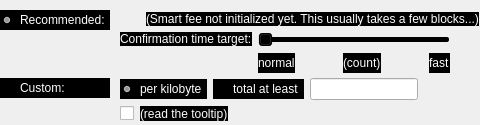
         <widget class="QFrame" name="frameFeeSelection">
          <layout class="QVBoxLayout" name="verticalLayoutFee12">
           <property name="spacing">
            <number>0</number>
           </property>
           <property name="leftMargin">
            <number>0</number>
           </property>
           <property name="topMargin">
            <number>0</number>
           </property>
           <property name="rightMargin">
            <number>0</number>
           </property>
           <property name="bottomMargin">
            <number>0</number>
           </property>
           <item>
            <layout class="QGridLayout" name="gridLayoutFee">
             <property name="topMargin">
              <number>10</number>
             </property>
             <property name="bottomMargin">
              <number>4</number>
             </property>
             <property name="horizontalSpacing">
              <number>10</number>
             </property>
             <property name="verticalSpacing">
              <number>4</number>
             </property>
             <item row="1" column="1">
              <layout class="QVBoxLayout" name="verticalLayoutFee8">
               <property name="spacing">
                <number>6</number>
               </property>
               <item>
                <layout class="QHBoxLayout" name="horizontalLayoutFee13">
                 <item>
                  <widget class="QRadioButton" name="radioCustomPerKilobyte">
                   <property name="toolTip">
                    <string>If the custom fee is set to 1000 duffs and the transaction is only 250 bytes, then &quot;per kilobyte&quot; only pays 250 duffs in fee,&lt;br /&gt;while &quot;at least&quot; pays 1000 duffs. For transactions bigger than a kilobyte both pay by kilobyte.</string>
                   </property>
                   <property name="styleSheet">
                    <string notr="true">color: rgb(255, 255, 255);
background-color: rgb(0, 0, 0);</string>
                   </property>
                   <property name="text">
                    <string>per kilobyte</string>
                   </property>
                   <property name="checked">
                    <bool>true</bool>
                   </property>
                   <attribute name="buttonGroup">
                    <string notr="true">groupCustomFee</string>
                   </attribute>
                  </widget>
                 </item>
                 <item>
                  <widget class="QRadioButton" name="radioCustomAtLeast">
                   <property name="toolTip">
                    <string>If the custom fee is set to 1000 duffs and the transaction is only 250 bytes, then &quot;per kilobyte&quot; only pays 250 duffs in fee,&lt;br /&gt;while &quot;total at least&quot; pays 1000 duffs. For transactions bigger than a kilobyte both pay by kilobyte.</string>
                   </property>
                   <property name="styleSheet">
                    <string notr="true">color: rgb(255, 255, 255);
background-color: rgb(0, 0, 0);</string>
                   </property>
                   <property name="text">
                    <string>total at least</string>
                   </property>
                   <attribute name="buttonGroup">
                    <string notr="true">groupCustomFee</string>
                   </attribute>
                  </widget>
                 </item>
                 <item>
                  <widget class="BitcoinAmountField" name="customFee"/>
                 </item>
                 <item>
                  <spacer name="horizontalSpacer_6">
                   <property name="orientation">
                    <enum>Qt::Horizontal</enum>
                   </property>
                   <property name="sizeHint" stdset="0">
                    <size>
                     <width>1</width>
                     <height>1</height>
                    </size>
                   </property>
                  </spacer>
                 </item>
                </layout>
               </item>
               <item>
                <layout class="QHBoxLayout" name="horizontalLayoutFee8">
                 <item>
                  <widget class="QCheckBox" name="checkBoxMinimumFee">
                   <property name="toolTip">
                    <string>Paying only the minimum fee is just fine as long as there is less transaction volume than space in the blocks.&lt;br /&gt;But be aware that this can end up in a never confirming transaction once there is more demand for HTH transactions than the network can process.</string>
                   </property>
                   <property name="text">
                    <string/>
                   </property>
                  </widget>
                 </item>
                 <item>
                  <widget class="QLabel" name="labelMinFeeWarning">
                   <property name="enabled">
                    <bool>true</bool>
                   </property>
                   <property name="toolTip">
                    <string>Paying only the minimum fee is just fine as long as there is less transaction volume than space in the blocks.&lt;br /&gt;But be aware that this can end up in a never confirming transaction once there is more demand for HTH transactions than the network can process.</string>
                   </property>
                   <property name="styleSheet">
                    <string notr="true">color: rgb(255, 255, 255);
background-color: rgb(0, 0, 0);</string>
                   </property>
                   <property name="text">
                    <string>(read the tooltip)</string>
                   </property>
                   <property name="margin">
                    <number>5</number>
                   </property>
                  </widget>
                 </item>
                 <item>
                  <spacer name="horizontalSpacer_2">
                   <property name="orientation">
                    <enum>Qt::Horizontal</enum>
                   </property>
                   <property name="sizeHint" stdset="0">
                    <size>
                     <width>1</width>
                     <height>1</height>
                    </size>
                   </property>
                  </spacer>
                 </item>
                </layout>
               </item>
              </layout>
             </item>
             <item row="0" column="0">
              <layout class="QVBoxLayout" name="verticalLayoutFee4" stretch="0,1">
               <item>
                <widget class="QRadioButton" name="radioSmartFee">
                 <property name="styleSheet">
                  <string notr="true">color: rgb(255, 255, 255);
background-color: rgb(0, 0, 0);</string>
                 </property>
                 <property name="text">
                  <string>Recommended:</string>
                 </property>
                 <property name="checked">
                  <bool>true</bool>
                 </property>
                 <attribute name="buttonGroup">
                  <string notr="true">groupFee</string>
                 </attribute>
                </widget>
               </item>
               <item>
                <spacer name="verticalSpacer_2">
                 <property name="orientation">
                  <enum>Qt::Vertical</enum>
                 </property>
                 <property name="sizeHint" stdset="0">
                  <size>
                   <width>1</width>
                   <height>1</height>
                  </size>
                 </property>
                </spacer>
               </item>
              </layout>
             </item>
             <item row="1" column="0">
              <layout class="QVBoxLayout" name="verticalLayoutFee9" stretch="0,1">
               <item>
                <widget class="QRadioButton" name="radioCustomFee">
                 <property name="styleSheet">
                  <string notr="true">color: rgb(255, 255, 255);
background-color: rgb(0, 0, 0);</string>
                 </property>
                 <property name="text">
                  <string>Custom:</string>
                 </property>
                 <attribute name="buttonGroup">
                  <string notr="true">groupFee</string>
                 </attribute>
                </widget>
               </item>
               <item>
                <spacer name="verticalSpacer_6">
                 <property name="orientation">
                  <enum>Qt::Vertical</enum>
                 </property>
                 <property name="sizeHint" stdset="0">
                  <size>
                   <width>1</width>
                   <height>1</height>
                  </size>
                 </property>
                </spacer>
               </item>
              </layout>
             </item>
             <item row="0" column="1">
              <layout class="QVBoxLayout" name="verticalLayoutFee3" stretch="0,0,1">
               <property name="spacing">
                <number>6</number>
               </property>
               <property name="topMargin">
                <number>2</number>
               </property>
               <item>
                <layout class="QHBoxLayout" name="horizontalLayoutFee12">
                 <item>
                  <widget class="QLabel" name="labelSmartFee">
                   <property name="text">
                    <string/>
                   </property>
                   <property name="margin">
                    <number>2</number>
                   </property>
                  </widget>
                 </item>
                 <item>
                  <widget class="QLabel" name="labelFeeEstimation">
                   <property name="text">
                    <string/>
                   </property>
                  </widget>
                 </item>
                 <item>
                  <widget class="QLabel" name="labelSmartFee2">
                   <property name="styleSheet">
                    <string notr="true">color: rgb(255, 255, 255);
background-color: rgb(0, 0, 0);</string>
                   </property>
                   <property name="text">
                    <string>(Smart fee not initialized yet. This usually takes a few blocks...)</string>
                   </property>
                   <property name="margin">
                    <number>2</number>
                   </property>
                  </widget>
                 </item>
                 <item>
                  <spacer name="horizontalSpacer_5">
                   <property name="orientation">
                    <enum>Qt::Horizontal</enum>
                   </property>
                   <property name="sizeHint" stdset="0">
                    <size>
                     <width>1</width>
                     <height>1</height>
                    </size>
                   </property>
                  </spacer>
                 </item>
                </layout>
               </item>
               <item>
                <layout class="QHBoxLayout" name="horizontalLayoutFee9">
                 <item>
                  <layout class="QVBoxLayout" name="verticalLayoutFee6">
                   <item>
                    <widget class="QLabel" name="labelSmartFee3">
                     <property name="styleSheet">
                      <string notr="true">color: rgb(255, 255, 255);
background-color: rgb(0, 0, 0);</string>
                     </property>
                     <property name="text">
                      <string>Confirmation time target:</string>
                     </property>
                     <property name="margin">
                      <number>2</number>
                     </property>
                    </widget>
                   </item>
                   <item>
                    <spacer name="verticalSpacer_3">
                     <property name="orientation">
                      <enum>Qt::Vertical</enum>
                     </property>
                     <property name="sizeHint" stdset="0">
                      <size>
                       <width>1</width>
                       <height>1</height>
                      </size>
                     </property>
                    </spacer>
                   </item>
                  </layout>
                 </item>
                 <item>
                  <layout class="QVBoxLayout" name="verticalLayoutFee5">
                   <property name="rightMargin">
                    <number>30</number>
                   </property>
                   <item>
                    <widget class="QSlider" name="sliderSmartFee">
                     <property name="palette">
                      <palette>
                       <active>
                        <colorrole role="WindowText">
                         <brush brushstyle="SolidPattern">
                          <color alpha="255">
                           <red>255</red>
                           <green>255</green>
                           <blue>255</blue>
                          </color>
                         </brush>
                        </colorrole>
                        <colorrole role="Button">
                         <brush brushstyle="SolidPattern">
                          <color alpha="255">
                           <red>0</red>
                           <green>0</green>
                           <blue>0</blue>
                          </color>
                         </brush>
                        </colorrole>
                        <colorrole role="Light">
                         <brush brushstyle="SolidPattern">
                          <color alpha="255">
                           <red>97</red>
                           <green>255</green>
                           <blue>235</blue>
                          </color>
                         </brush>
                        </colorrole>
                        <colorrole role="Midlight">
                         <brush brushstyle="SolidPattern">
                          <color alpha="255">
                           <red>74</red>
                           <green>221</green>
                           <blue>202</blue>
                          </color>
                         </brush>
                        </colorrole>
                        <colorrole role="Dark">
                         <brush brushstyle="SolidPattern">
                          <color alpha="255">
                           <red>26</red>
                           <green>94</green>
                           <blue>85</blue>
                          </color>
                         </brush>
                        </colorrole>
                        <colorrole role="Mid">
                         <brush brushstyle="SolidPattern">
                          <color alpha="255">
                           <red>34</red>
                           <green>125</green>
                           <blue>113</blue>
                          </color>
                         </brush>
                        </colorrole>
                        <colorrole role="Text">
                         <brush brushstyle="SolidPattern">
                          <color alpha="255">
                           <red>255</red>
                           <green>255</green>
                           <blue>255</blue>
                          </color>
                         </brush>
                        </colorrole>
                        <colorrole role="BrightText">
                         <brush brushstyle="SolidPattern">
                          <color alpha="255">
                           <red>255</red>
                           <green>255</green>
                           <blue>255</blue>
                          </color>
                         </brush>
                        </colorrole>
                        <colorrole role="ButtonText">
                         <brush brushstyle="SolidPattern">
                          <color alpha="255">
                           <red>255</red>
                           <green>255</green>
                           <blue>255</blue>
                          </color>
                         </brush>
                        </colorrole>
                        <colorrole role="Base">
                         <brush brushstyle="SolidPattern">
                          <color alpha="255">
                           <red>0</red>
                           <green>0</green>
                           <blue>0</blue>
                          </color>
                         </brush>
                        </colorrole>
                        <colorrole role="Window">
                         <brush brushstyle="SolidPattern">
                          <color alpha="255">
                           <red>0</red>
                           <green>0</green>
                           <blue>0</blue>
                          </color>
                         </brush>
                        </colorrole>
                        <colorrole role="Shadow">
                         <brush brushstyle="SolidPattern">
                          <color alpha="255">
                           <red>0</red>
                           <green>0</green>
                           <blue>0</blue>
                          </color>
                         </brush>
                        </colorrole>
                        <colorrole role="AlternateBase">
                         <brush brushstyle="SolidPattern">
                          <color alpha="255">
                           <red>153</red>
                           <green>221</green>
                           <blue>212</blue>
                          </color>
                         </brush>
                        </colorrole>
                        <colorrole role="ToolTipBase">
                         <brush brushstyle="SolidPattern">
                          <color alpha="255">
                           <red>255</red>
                           <green>255</green>
                           <blue>220</blue>
                          </color>
                         </brush>
                        </colorrole>
                        <colorrole role="ToolTipText">
                         <brush brushstyle="SolidPattern">
                          <color alpha="255">
                           <red>0</red>
                           <green>0</green>
                           <blue>0</blue>
                          </color>
                         </brush>
                        </colorrole>
                       </active>
                       <inactive>
                        <colorrole role="WindowText">
                         <brush brushstyle="SolidPattern">
                          <color alpha="255">
                           <red>255</red>
                           <green>255</green>
                           <blue>255</blue>
                          </color>
                         </brush>
                        </colorrole>
                        <colorrole role="Button">
                         <brush brushstyle="SolidPattern">
                          <color alpha="255">
                           <red>0</red>
                           <green>0</green>
                           <blue>0</blue>
                          </color>
                         </brush>
                        </colorrole>
                        <colorrole role="Light">
                         <brush brushstyle="SolidPattern">
                          <color alpha="255">
                           <red>97</red>
                           <green>255</green>
                           <blue>235</blue>
                          </color>
                         </brush>
                        </colorrole>
                        <colorrole role="Midlight">
                         <brush brushstyle="SolidPattern">
                          <color alpha="255">
                           <red>74</red>
                           <green>221</green>
                           <blue>202</blue>
                          </color>
                         </brush>
                        </colorrole>
                        <colorrole role="Dark">
                         <brush brushstyle="SolidPattern">
                          <color alpha="255">
                           <red>26</red>
                           <green>94</green>
                           <blue>85</blue>
                          </color>
                         </brush>
                        </colorrole>
                        <colorrole role="Mid">
                         <brush brushstyle="SolidPattern">
                          <color alpha="255">
                           <red>34</red>
                           <green>125</green>
                           <blue>113</blue>
                          </color>
                         </brush>
                        </colorrole>
                        <colorrole role="Text">
                         <brush brushstyle="SolidPattern">
                          <color alpha="255">
                           <red>255</red>
                           <green>255</green>
                           <blue>255</blue>
                          </color>
                         </brush>
                        </colorrole>
                        <colorrole role="BrightText">
                         <brush brushstyle="SolidPattern">
                          <color alpha="255">
                           <red>255</red>
                           <green>255</green>
                           <blue>255</blue>
                          </color>
                         </brush>
                        </colorrole>
                        <colorrole role="ButtonText">
                         <brush brushstyle="SolidPattern">
                          <color alpha="255">
                           <red>255</red>
                           <green>255</green>
                           <blue>255</blue>
                          </color>
                         </brush>
                        </colorrole>
                        <colorrole role="Base">
                         <brush brushstyle="SolidPattern">
                          <color alpha="255">
                           <red>0</red>
                           <green>0</green>
                           <blue>0</blue>
                          </color>
                         </brush>
                        </colorrole>
                        <colorrole role="Window">
                         <brush brushstyle="SolidPattern">
                          <color alpha="255">
                           <red>0</red>
                           <green>0</green>
                           <blue>0</blue>
                          </color>
                         </brush>
                        </colorrole>
                        <colorrole role="Shadow">
                         <brush brushstyle="SolidPattern">
                          <color alpha="255">
                           <red>0</red>
                           <green>0</green>
                           <blue>0</blue>
                          </color>
                         </brush>
                        </colorrole>
                        <colorrole role="AlternateBase">
                         <brush brushstyle="SolidPattern">
                          <color alpha="255">
                           <red>153</red>
                           <green>221</green>
                           <blue>212</blue>
                          </color>
                         </brush>
                        </colorrole>
                        <colorrole role="ToolTipBase">
                         <brush brushstyle="SolidPattern">
                          <color alpha="255">
                           <red>255</red>
                           <green>255</green>
                           <blue>220</blue>
                          </color>
                         </brush>
                        </colorrole>
                        <colorrole role="ToolTipText">
                         <brush brushstyle="SolidPattern">
                          <color alpha="255">
                           <red>0</red>
                           <green>0</green>
                           <blue>0</blue>
                          </color>
                         </brush>
                        </colorrole>
                       </inactive>
                       <disabled>
                        <colorrole role="WindowText">
                         <brush brushstyle="SolidPattern">
                          <color alpha="255">
                           <red>255</red>
                           <green>255</green>
                           <blue>255</blue>
                          </color>
                         </brush>
                        </colorrole>
                        <colorrole role="Button">
                         <brush brushstyle="SolidPattern">
                          <color alpha="255">
                           <red>0</red>
                           <green>0</green>
                           <blue>0</blue>
                          </color>
                         </brush>
                        </colorrole>
                        <colorrole role="Light">
                         <brush brushstyle="SolidPattern">
                          <color alpha="255">
                           <red>97</red>
                           <green>255</green>
                           <blue>235</blue>
                          </color>
                         </brush>
                        </colorrole>
                        <colorrole role="Midlight">
                         <brush brushstyle="SolidPattern">
                          <color alpha="255">
                           <red>74</red>
                           <green>221</green>
                           <blue>202</blue>
                          </color>
                         </brush>
                        </colorrole>
                        <colorrole role="Dark">
                         <brush brushstyle="SolidPattern">
                          <color alpha="255">
                           <red>26</red>
                           <green>94</green>
                           <blue>85</blue>
                          </color>
                         </brush>
                        </colorrole>
                        <colorrole role="Mid">
                         <brush brushstyle="SolidPattern">
                          <color alpha="255">
                           <red>34</red>
                           <green>125</green>
                           <blue>113</blue>
                          </color>
                         </brush>
                        </colorrole>
                        <colorrole role="Text">
                         <brush brushstyle="SolidPattern">
                          <color alpha="255">
                           <red>255</red>
                           <green>255</green>
                           <blue>255</blue>
                          </color>
                         </brush>
                        </colorrole>
                        <colorrole role="BrightText">
                         <brush brushstyle="SolidPattern">
                          <color alpha="255">
                           <red>255</red>
                           <green>255</green>
                           <blue>255</blue>
                          </color>
                         </brush>
                        </colorrole>
                        <colorrole role="ButtonText">
                         <brush brushstyle="SolidPattern">
                          <color alpha="255">
                           <red>255</red>
                           <green>255</green>
                           <blue>255</blue>
                          </color>
                         </brush>
                        </colorrole>
                        <colorrole role="Base">
                         <brush brushstyle="SolidPattern">
                          <color alpha="255">
                           <red>0</red>
                           <green>0</green>
                           <blue>0</blue>
                          </color>
                         </brush>
                        </colorrole>
                        <colorrole role="Window">
                         <brush brushstyle="SolidPattern">
                          <color alpha="255">
                           <red>0</red>
                           <green>0</green>
                           <blue>0</blue>
                          </color>
                         </brush>
                        </colorrole>
                        <colorrole role="Shadow">
                         <brush brushstyle="SolidPattern">
                          <color alpha="255">
                           <red>0</red>
                           <green>0</green>
                           <blue>0</blue>
                          </color>
                         </brush>
                        </colorrole>
                        <colorrole role="AlternateBase">
                         <brush brushstyle="SolidPattern">
                          <color alpha="255">
                           <red>52</red>
                           <green>188</green>
                           <blue>170</blue>
                          </color>
                         </brush>
                        </colorrole>
                        <colorrole role="ToolTipBase">
                         <brush brushstyle="SolidPattern">
                          <color alpha="255">
                           <red>255</red>
                           <green>255</green>
                           <blue>220</blue>
                          </color>
                         </brush>
                        </colorrole>
                        <colorrole role="ToolTipText">
                         <brush brushstyle="SolidPattern">
                          <color alpha="255">
                           <red>0</red>
                           <green>0</green>
                           <blue>0</blue>
                          </color>
                         </brush>
                        </colorrole>
                       </disabled>
                      </palette>
                     </property>
                     <property name="minimum">
                      <number>0</number>
                     </property>
                     <property name="maximum">
                      <number>23</number>
                     </property>
                     <property name="pageStep">
                      <number>1</number>
                     </property>
                     <property name="value">
                      <number>0</number>
                     </property>
                     <property name="orientation">
                      <enum>Qt::Horizontal</enum>
                     </property>
                     <property name="invertedAppearance">
                      <bool>false</bool>
                     </property>
                     <property name="invertedControls">
                      <bool>false</bool>
                     </property>
                     <property name="tickPosition">
                      <enum>QSlider::NoTicks</enum>
                     </property>
                    </widget>
                   </item>
                   <item>
                    <layout class="QHBoxLayout" name="horizontalLayoutFee10">
                     <item>
                      <widget class="QLabel" name="labelSmartFeeNormal">
                       <property name="styleSheet">
                        <string notr="true">color: rgb(255, 255, 255);
background-color: rgb(0, 0, 0);</string>
                       </property>
                       <property name="text">
                        <string>normal</string>
                       </property>
                      </widget>
                     </item>
                     <item>
                      <spacer name="horizontalSpacer_7">
                       <property name="orientation">
                        <enum>Qt::Horizontal</enum>
                       </property>
                       <property name="sizeHint" stdset="0">
                        <size>
                         <width>40</width>
                         <height>20</height>
                        </size>
                       </property>
                      </spacer>
                     </item>
                     <item>
                      <widget class="QLabel" name="confirmationTargetLabel">
                       <property name="styleSheet">
                        <string notr="true">color: rgb(255, 255, 255);
background-color: rgb(0, 0, 0);</string>
                       </property>
                       <property name="text">
                        <string notr="true">(count)</string>
                       </property>
                      </widget>
                     </item>
                     <item>
                      <spacer name="horizontalSpacer_3">
                       <property name="orientation">
                        <enum>Qt::Horizontal</enum>
                       </property>
                       <property name="sizeHint" stdset="0">
                        <size>
                         <width>40</width>
                         <height>20</height>
                        </size>
                       </property>
                      </spacer>
                     </item>
                     <item>
                      <widget class="QLabel" name="labelSmartFeeFast">
                       <property name="styleSheet">
                        <string notr="true">color: rgb(255, 255, 255);
background-color: rgb(0, 0, 0);</string>
                       </property>
                       <property name="text">
                        <string>fast</string>
                       </property>
                      </widget>
                     </item>
                    </layout>
                   </item>
                  </layout>
                 </item>
                </layout>
               </item>
               <item>
                <spacer name="verticalSpacer_4">
                 <property name="orientation">
                  <enum>Qt::Vertical</enum>
                 </property>
                 <property name="sizeHint" stdset="0">
                  <size>
                   <width>1</width>
                   <height>1</height>
                  </size>
                 </property>
                </spacer>
               </item>
              </layout>
             </item>
            </layout>
           </item>
          </layout>
         </widget>
